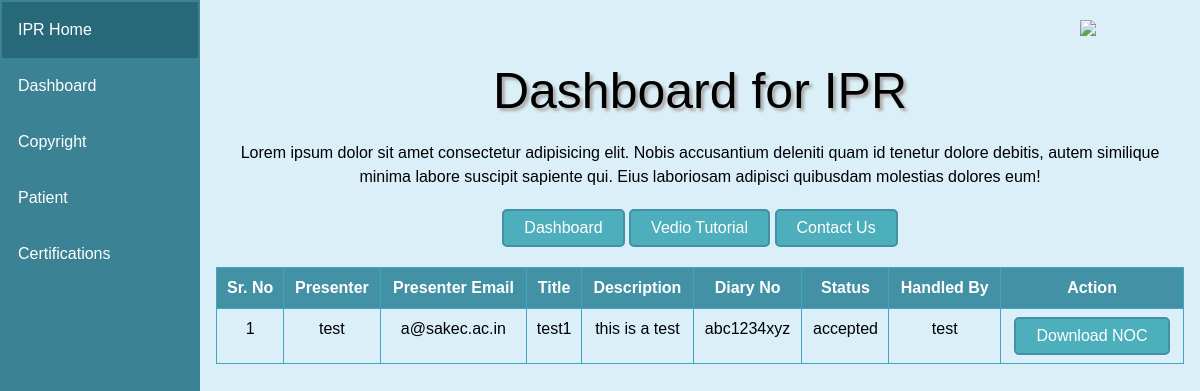
The page /admin/cpLog.php on the database its author committed.
### tables this page shows
CREATE TABLE `ipr_copyrights` (
  `id` int(11) NOT NULL,
  `title` varchar(100) NOT NULL,
  `description` text NOT NULL,
  `diary_no` varchar(50) NOT NULL,
  `status` varchar(100) NOT NULL,
  `presenter` int(11) NOT NULL,
  `filing_date` timestamp NOT NULL DEFAULT current_timestamp(),
  `request_handler` int(11) NOT NULL,
  `action_by` varchar(100) NOT NULL DEFAULT 'Pending Request',
  `link` varchar(255) NOT NULL
);

CREATE TABLE `ipr_users` (
  `id` int(11) NOT NULL,
  `name` varchar(50) NOT NULL,
  `email_id` varchar(100) NOT NULL,
  `password` varchar(100) NOT NULL,
  `department` varchar(50) NOT NULL,
  `role` int(11) NOT NULL,
  `reg_no` varchar(50) NOT NULL
);

### admin/cpLog.php (the view, shortened to what this page needs)
<?php
require_once '../requirements.php';
?>
<!DOCTYPE html>
<html lang="en">
<head>
    <link href="https://cdnjs.cloudflare.com/ajax/libs/font-awesome/5.15.1/css/all.min.css" rel="stylesheet" />
    <link rel="stylesheet" href="https://cdnjs.cloudflare.com/ajax/libs/bootstrap/5.0.1/css/bootstrap.min.css" />
    <link rel="stylesheet" href="../css/dashboard.css">
</head>
<body>
    <div class="sidebar">
        <a class="active" href="#home">IPR Home</a>
        <a href="#news">Dashboard</a>
        <a href="#news">Copyright</a>
        <a href="#contact">Patient</a>
        <a href="#about">Certifications</a>
    </div>
    <div class="logo">
        <img src="/images/logo.png">
    </div>
    <div class="text-center content">
        <h2>Dashboard for IPR</h2>
        <p>Lorem ipsum dolor sit amet consectetur adipisicing elit. Nobis accusantium deleniti quam id tenetur dolore
            debitis, autem similique minima labore suscipit sapiente qui. Eius laboriosam adipisci quibusdam molestias
            dolores eum!</p>
        <div class="main-buttons">
            <a href="dashboard.php" type="button" class="btn">Dashboard</a>
            <button type="button" class="btn">Vedio Tutorial</button>
            <button type="button" class="btn">Contact Us</button>
        </div>
        <?php
        $sql = 'SELECT * FROM `ipr_copyrights` WHERE `status`<>"filed"';
        $query = mysqli_query($conn, $sql);
        $row = mysqli_fetch_all($query, MYSQLI_BOTH);
        if (!mysqli_num_rows($query)) {
            echo '<h3>No Records Found</h3>';
        } else {
        ?>
            <div class="table">
                <table class="table table-bordered">
                    <thead>
                        <tr>
                            <th scope="col">Sr. No</th>
                            <th scope="col">Presenter</th>
                            <th scope="col">Presenter Email</th>
                            <th scope="col">Title</th>
                            <th scope="col">Description</th>
                            <th scope="col">Diary No</th>
                            <th scope="col">Status</th>
                            <th scope="col">Handled By</th>
                            <th scope="col">Action</th>
                        </tr>
                    </thead>
                    <tbody>
                        <?php
                            $noOfRow=mysqli_num_rows($query);
                            for ($i = 0; $i < $noOfRow; $i++) {
                        ?>
                            <tr>
                                    <td><?php echo $i+1;?></td>
                                    <td>
                                        <?php
                                        $pid = $row[$i]['presenter'];
                                        $sql = "SELECT `id`, `name`, `email_id`, `department`, `reg_no` FROM `ipr_users` WHERE `id`=" . $pid;
                                        $query = mysqli_query($conn, $sql);
                                        $rows = mysqli_fetch_assoc($query);
                                        ?>
                                        <?php echo $rows['name']; ?>
                                    </td>
                                    <td><?php echo $rows['email_id']; ?></td>
                                    <td><?php echo $row[$i]['title']; ?></td>
                                    <td><?php echo $row[$i]['description']; ?></td>
                                    <td><?php echo $row[$i]['diary_no']; ?></td>
                                    <td><?php echo $row[$i]['status']; ?></td>
                                    <td><?php echo $row[$i]['action_by']; ?></td>
                                    <td>
                                    <?php
                                        if($row[$i]['link']!="" && $row[$i]['link']!=NULL&&!strcasecmp("accepted",$row[$i]['status'])){
                                            echo '<a class="btn" href="'.$row[$i]['link'].'" target="_blank">Download NOC</a>';
                                        }else if (!strcasecmp("rejected",$row[$i]['status'])) {
                                            $rejection_sql = "SELECT `reason` FROM `ipr_cp_reject` WHERE `cp_id`='".$row[$i]['id']."'";
                                            $rejection_query = mysqli_query($conn, $rejection_sql);
                                            $rejection_row = mysqli_fetch_assoc($rejection_query);
                                            (mysqli_num_rows($rejection_query)>0)?$reason = $rejection_row['reason']:$reason = "Some Error Occured";
                                            ?>
                                            <button class="btn" onclick="alert('<?php echo $reason; ?>')">Rejection Reason</button>
                                            <?php
                                        }else{
                                            echo '<p>Pending Request</p=>';
                                        }
                                    ?>
                                </td>
                            </tr>
                        <?php
                        }
                        ?>
                    </tbody>
                </table>
            <?php
        }
            ?>
            </div>
    </div>
</body>
</html>

### css/dashboard.css (style rules this page uses)
body { margin: 0; background-color: #cceaf5b8; height: 100vh; background-size: cover; background-position: center; font-family: "Sofia", sans-serif; }
.sidebar { margin: 0; padding: 2px; width: 200px; background-color: #3b8294; position: fixed; height: 100%; overflow: auto; }
.sidebar a { display: block; color: rgb(255, 255, 255); padding: 16px; text-decoration: none; }
.sidebar a.active { background-color: #276879; color: white; }
div.content { margin-left: 200px; padding: 1px 16px; height: 1000px; }
.content h2 { font-size: 50px; text-shadow: 3px 3px 3px #ababab; margin-top: 60px; color: rgb(0, 0, 0); }
.content p { margin: 20px; color: rgb(0, 0, 0); }
.logo img { position: relative; float: right; width:100px; top: 20px; right:20px; height: auto; }
.btn { background-color: rgba(68, 170, 184, 0.925); border-radius: 5px; border: 2px solid rgb(67, 143, 167); padding:5px 20px; color: rgb(255, 255, 255); text-decoration: none; bottom: 2px ; }
.main-buttons { max-width:1000px; margin: 20px; padding-inline: 3px; }
.table>thead { vertical-align: bottom; background: #4291a5; color: white; text-align: center; }
.table { border: #3fa6c0; color: rgb(0, 0, 0); }

### rows shown on the page
ipr_copyrights: presenter.name "test", presenter.email_id "a@sakec.ac.in", title "test1", description "this is a test", diary_no "abc1234xyz", status "accepted", action_by "test"
